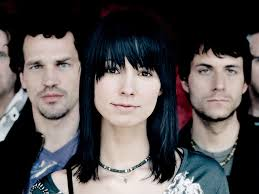
#> input picture images/download (5).jpg, 259 x 194 px; its folder holds only this picture in this run
$ python -i gui.py   (imports and definitions only)
#> lines starting #> are read from the running program, lines starting #| are printed output that depends on the picture; after the words box and inside, x2 and y2 are one past the last pixel; in counts of white or black regions, pixels touching at a corner belong together
# USAGE
# tkinter_test.py

# import the necessary packages
from tkinter import *
from PIL import Image
from PIL import ImageTk
from tkinter import filedialog
import time

import cv2
import numpy as np


def draw_rectangle(faces,img1_copy):
    for (x,y,w,h) in faces:
      		cv2.rectangle(img1_copy, (x, y), (x+w, y+h), (300, 0, 0), 2)
    return img1_copy


def select_image():
	# grab a reference to the image panels
	global panelA, panelB

	# open a file chooser dialog and allow the user to select an input
	# image
	path = filedialog.askopenfilename()
#> the answer given: images/download (5).jpg

	# ensure a file path was selected
	if len(path) > 0:
		# load the image from disk, convert it to grayscale, and detect
		# edges in it
		image = cv2.imread(path)
#> image is the input picture: shape (194, 259, 3); mean B, G, R 78.5, 78, 82.4
		img1_copy = np.copy(image)
		face_cascade = cv2.CascadeClassifier('haarcascade_frontalface_default.xml')

		gray = cv2.cvtColor(image, cv2.COLOR_BGR2GRAY)
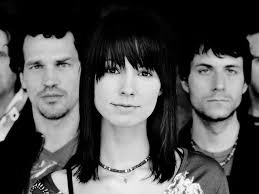
#> gray: shape (194, 259); min 0, max 255, mean 79.4
		# Detect faces
		faces = face_cascade.detectMultiScale(gray, 1.1,11)
#> faces = [[13, 37, 75, 75], [186, 46, 66, 66], [85, 39, 88, 88]]
		img_copy = draw_rectangle(faces,img1_copy)
#> the loop in draw_rectangle, `for (x,y,w,h) in faces:` made 3 passes
#> after the loop in draw_rectangle, `for (x,y,w,h) in faces:`:
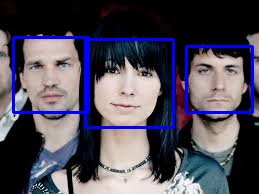
#> img1_copy: shape (194, 259, 3); 5.41% of pixels changed, all inside (x1, y1, x2, y2) = (12, 36, 254, 129)

		# OpenCV represents images in BGR order; however PIL represents
		# images in RGB order, so we need to swap the channels
		image = cv2.cvtColor(image, cv2.COLOR_BGR2RGB)
		img_copy =cv2.cvtColor(img_copy,cv2.COLOR_BGR2RGB)
		# convert the images to PIL format...
		image = Image.fromarray(image)
		img_copy = Image.fromarray(img_copy)

		# ...and then to ImageTk format
		image = ImageTk.PhotoImage(image)
		img_copy = ImageTk.PhotoImage(img_copy)

		# if the panels are None, initialize them
		if panelA is None or panelB is None:
			# the first panel will store our original image
			panelA = Label(image=image)

			panelA.image = image


			panelA.pack(side="left",padx=10, pady=10)


			# while the second panel will store the detected img
			panelB = Label(image=img_copy)
			panelB.image = img_copy
			panelB.pack(side="right", padx=10, pady=10)


		# otherwise, update the image panels
		else:
			# update the pannels
			panelA.configure(image=image)
			panelB.configure(image=img_copy)
			panelA.image = image
			panelB.image = img_copy


# initialize the window toolkit along with the two image panels
# [1 line not run here, left out]
panelA = None
panelB = None


# create a button, then when pressed, will trigger a file chooser
# dialog and allow the user to select an input image; then add the
# button the GUI
# [1 line that did not run here, left out]
# [5 lines not run here, left out]

>>> result = select_image()

$ run again, on images/p2.PNG
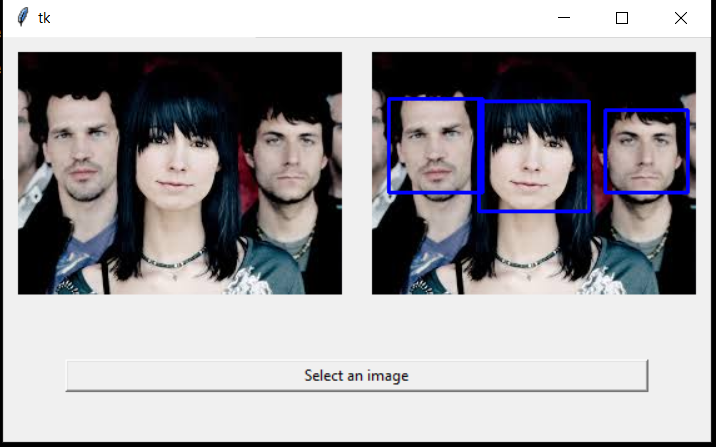
#> input picture images/p2.PNG, 716 x 447 px
#> in select_image, image is the input picture: shape (447, 716, 3); mean B, G, R 158.5, 154.9, 156.9
#> in select_image, `gray = cv2.cvtColor(image, cv2.COLOR_BGR2GRAY)`:
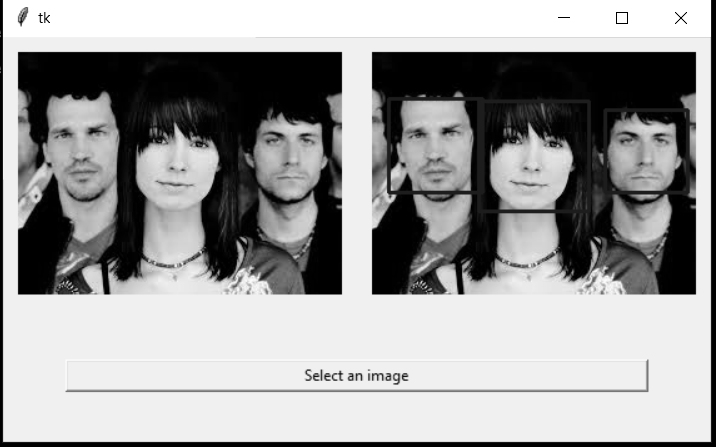
#> gray: shape (447, 716); min 0, max 255, mean 155.9
#> faces = [[33, 97, 96, 96], [386, 97, 98, 98], [248, 109, 86, 86], [602, 108, 86, 86], [479, 102, 109, 109], [124, 103, 109, 109]]
#> the loop in draw_rectangle, `for (x,y,w,h) in faces:` made 6 passes
#> after the loop in draw_rectangle, `for (x,y,w,h) in faces:`:
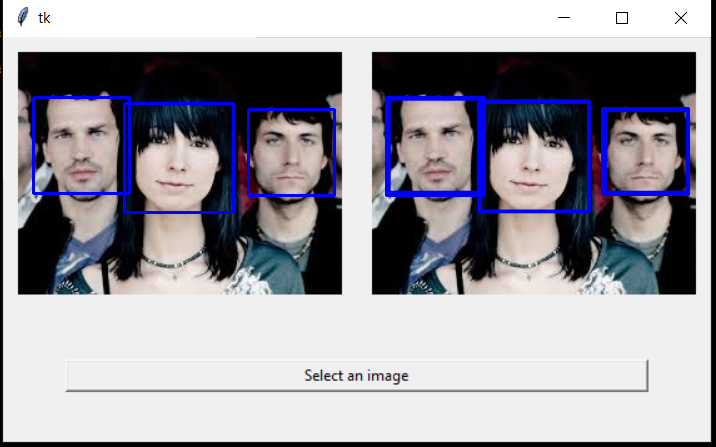
#> img1_copy: shape (447, 716, 3); 1.67% of pixels changed, all inside (x1, y1, x2, y2) = (32, 96, 690, 214)
